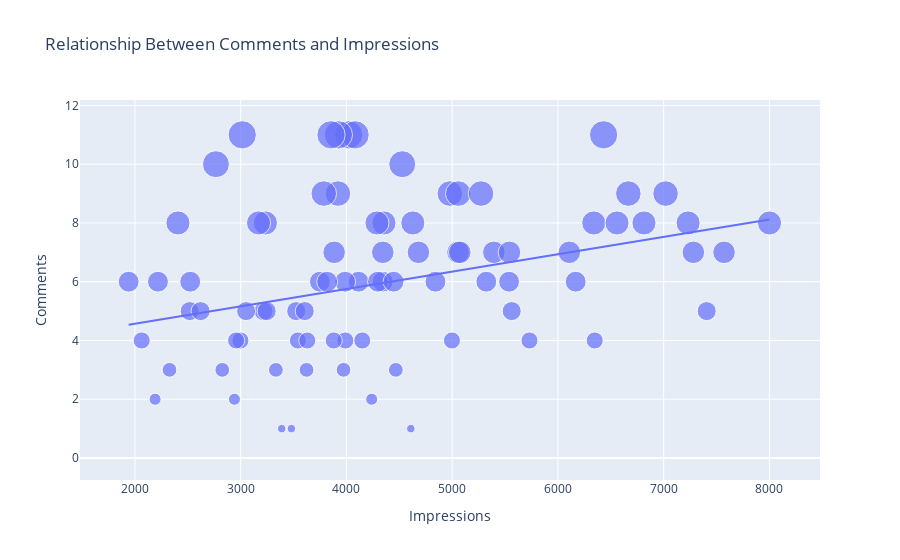

The cell this chart's notebook holds for it:
### Markdown cell above
Analyzing the **relationship between the number of comments and the number of impressions** on your Instagram posts allows us to understand how user interactions, in the form of comments, influence the reach and visibility of your content. 
This analysis will provide insights into whether there is a correlation between these two factors and how user engagement through comments impacts your Instagram reach.

### Code cell
# Create the scatter plot with a trendline
figure = px.scatter(
    data_frame=Data, 
    x="Impressions", 
    y="Comments", 
    size="Comments", 
    trendline="ols", 
    title="Relationship Between Comments and Impressions"
)

# Show the plot
figure.show()

### Figure 1 — Plotly figure (JSON) as saved in the notebook; plotly's stock layout.template omitted (floating-point values rounded to 4 significant figures)
{"data": [{"hovertemplate": "Impressions=%{x}<br>Comments=%{marker.size}<extra></extra>", "legendgroup": "", "marker": {"color": "#636efa", "size": [9, 7, 11, 10, 5, 7, 5, 4, 6, 6, 6, 8, 7, 5, 7, 8, 6, 8, 4, 3, 7, 5, 8, 11, 10, 11, 11, 9, 11, 8, 6, 7, 6, 3, 4, 2, 6, 4, 8, 4, 9, 6, 4, 3, 5, 4, 9, 2, 11, 6, 9, 1, 3, 5, 7, 8, 2, 0, 7, 3, 6, 9, 0, 1, 5, 5, 7, 8, 3, 6, 4, 6, 7, 9, 6, 8, 4, 1, 4, 8, 8, 5, 6, 4, 0], "sizemode": "area", "sizeref": 0.0275, "symbol": "circle"}, "mode": "markers", "name": "", "orientation": "v", "showlegend": false, "type": "scatter", "x": [3920, 5394, 4021, 4528, 2518, 3884, 2621, 3541, 3749, 4115, 2218, 3234, 4344, 3216, 5055, 3169, 6168, 2407, 2064, 3973, 7281, 3052, 4628, 4082, 2766, 3924, 3015, 6666, 3854, 4355, 4343, 6108, 2523, 2327, 3990, 2191, 1941, 4998, 4289, 3880, 3786, 4298, 3630, 2826, 7407, 2998, 7018, 2941, 6432, 3988, 4978, 3388, 4467, 3246, 5072, 6339, 4239, 3454, 7571, 3333, 3818, 5058, 3601, 3480, 3525, 3606, 5542, 6559, 3623, 4446, 2957, 5538, 4681, 5273, 5323, 8001, 4150, 4609, 6348, 7231, 6814, 5563, 4842, 5731, 4139], "xaxis": "x", "y": [9, 7, 11, 10, 5, 7, 5, 4, 6, 6, 6, 8, 7, 5, 7, 8, 6, 8, 4, 3, 7, 5, 8, 11, 10, 11, 11, 9, 11, 8, 6, 7, 6, 3, 4, 2, 6, 4, 8, 4, 9, 6, 4, 3, 5, 4, 9, 2, 11, 6, 9, 1, 3, 5, 7, 8, 2, 0, 7, 3, 6, 9, 0, 1, 5, 5, 7, 8, 3, 6, 4, 6, 7, 9, 6, 8, 4, 1, 4, 8, 8, 5, 6, 4, 0], "yaxis": "y"}, {"hovertemplate": "<b>OLS trendline</b><br>Comments = 0.000591116 * Impressions + 3.39008<br>R<sup>2</sup>=0.093699<br><br>Impressions=%{x}<br>Comments=%{y} <b>(trend)</b><extra></extra>", "legendgroup": "", "marker": {"color": "#636efa", "symbol": "circle"}, "mode": "lines", "name": "", "showlegend": false, "type": "scatter", "x": [1941, 2064, 2191, 2218, 2327, 2407, 2518, 2523, 2621, 2766, 2826, 2941, 2957, 2998, 3015, 3052, 3169, 3216, 3234, 3246, 3333, 3388, 3454, 3480, 3525, 3541, 3601, 3606, 3623, 3630, 3749, 3786, 3818, 3854, 3880, 3884, 3920, 3924, 3973, 3988, 3990, 4021, 4082, 4115, 4139, 4150, 4239, 4289, 4298, 4343, 4344, 4355, 4446, 4467, 4528, 4609, 4628, 4681, 4842, 4978, 4998, 5055, 5058, 5072, 5273, 5323, 5394, 5538, 5542, 5563, 5731, 6108, 6168, 6339, 6348, 6432, 6559, 6666, 6814, 7018, 7231, 7281, 7407, 7571, 8001], "xaxis": "x", "y": [4.537, 4.61, 4.685, 4.701, 4.766, 4.813, 4.879, 4.881, 4.939, 5.025, 5.061, 5.129, 5.138, 5.162, 5.172, 5.194, 5.263, 5.291, 5.302, 5.309, 5.36, 5.393, 5.432, 5.447, 5.474, 5.483, 5.519, 5.522, 5.532, 5.536, 5.606, 5.628, 5.647, 5.668, 5.684, 5.686, 5.707, 5.71, 5.739, 5.747, 5.749, 5.767, 5.803, 5.823, 5.837, 5.843, 5.896, 5.925, 5.931, 5.957, 5.958, 5.964, 6.018, 6.031, 6.067, 6.115, 6.126, 6.157, 6.252, 6.333, 6.344, 6.378, 6.38, 6.388, 6.507, 6.537, 6.579, 6.664, 6.666, 6.678, 6.778, 7.001, 7.036, 7.137, 7.142, 7.192, 7.267, 7.33, 7.418, 7.539, 7.664, 7.694, 7.768, 7.865, 8.12], "yaxis": "y"}], "layout": {"autosize": true, "legend": {"itemsizing": "constant", "tracegroupgap": 0}, "title": {"text": "Relationship Between Comments and Impressions"}, "xaxis": {"anchor": "y", "autorange": true, "domain": [0, 1], "range": [1510.0, 8445.0], "title": {"text": "Impressions"}, "type": "linear"}, "yaxis": {"anchor": "x", "autorange": true, "domain": [0, 1], "range": [-0.9219, 12.91], "title": {"text": "Comments"}, "type": "linear"}}}
